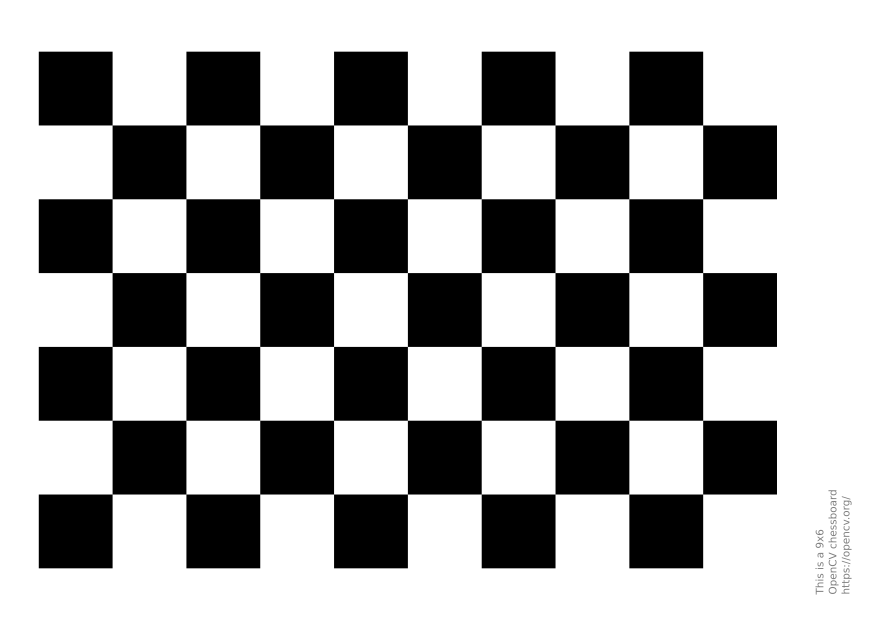
#> input picture LAB/lab07/calibration_wide/pattern.png, 1754 x 1240 px, found by its file name (shown at 1/2 size); the run also reads 1 picture not shown here
$ jupyter execute --allow-errors q1.ipynb
#> lines starting #> are read from the running program, lines starting #| are printed output that depends on the picture; after the words box and inside, x2 and y2 are one past the last pixel; in counts of white or black regions, pixels touching at a corner belong together; long printed decimals are rounded
[cell 1]
import cv2
import numpy as np

image = cv2.imread(r'E:\Computer Vision\LAB\lab07\calibration_wide\pattern.png')
#> image is the input picture: shape (1240, 1754, 3); min 0, max 255, mean 165.4
image = cv2.resize(image, (1280, 720))
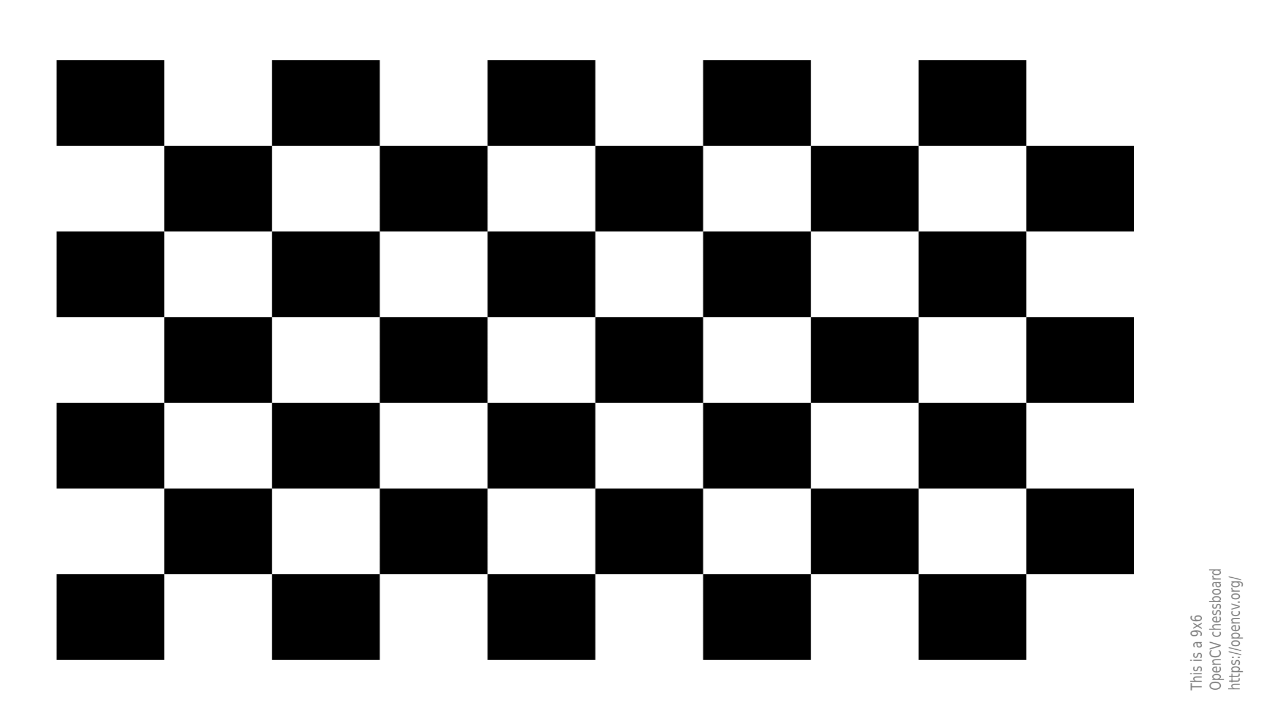
#> image: shape (720, 1280, 3); min 0, max 255, mean 165.5
gray = cv2.cvtColor(image, cv2.COLOR_BGR2GRAY)
checkerboard_size = (9, 6)
ret, corners = cv2.findChessboardCorners(gray, checkerboard_size, None)
#> ret = True; corners = 54 rows, first 8: [163.7, 145.4], [271.5, 145.4], [379.3, 145.4], [487.1, 145.4], [594.8, 145.4], [702.6, 145.4], [810.4, 145.4], [918.2, 145.4]

if ret:
    criteria = (cv2.TERM_CRITERIA_EPS + cv2.TERM_CRITERIA_MAX_ITER,
                30, 0.001)

    refined_corners = cv2.cornerSubPix(gray, corners, (11, 11), (-1, -1), criteria)
#> refined_corners has the same summary as corners

    cv2.drawChessboardCorners(image, checkerboard_size, refined_corners, ret)
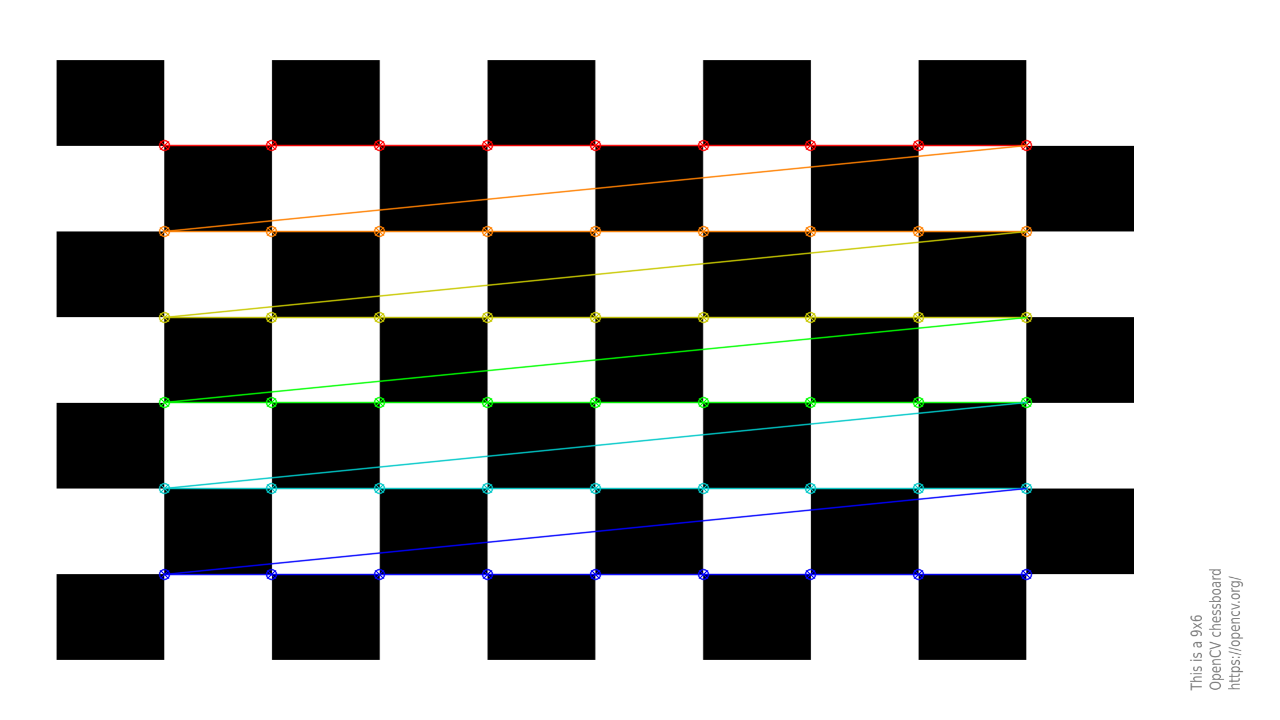
#> image: shape (720, 1280, 3); 3.55% of pixels changed, all inside (x1, y1, x2, y2) = (158, 139, 1033, 581)

    cv2.imshow('Detected Corners', image)
    cv2.waitKey(0)
    cv2.destroyAllWindows()
else:
    print("Checkerboard corners not detected")

[cell 2]
img = cv2.imread("calibration_wide/GOPR0032.jpg")
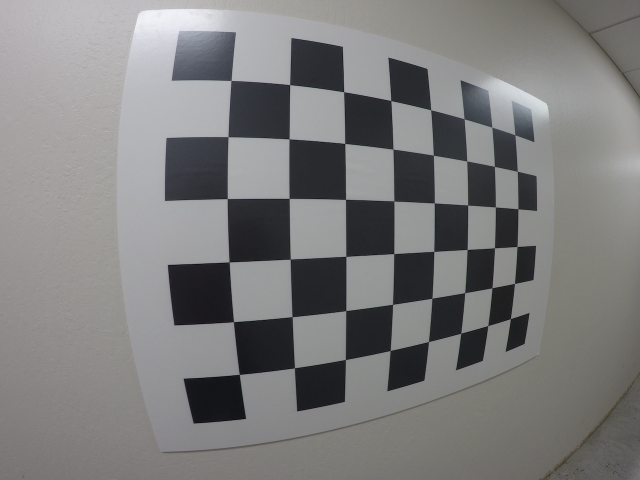
#> input picture LAB/lab08/calibration_wide/GOPR0032.jpg, 1280 x 960 px (shown at 1/2 size)
#> img is the input picture: shape (960, 1280, 3); mean B, G, R 124.7, 124.9, 125.1
gray = cv2.imread("calibration_wide/GOPR0032.jpg", 0)
#> gray: shape (960, 1280); min 0, max 247, mean 124.9

grid_size = (8, 6)
square_size = 30.0  # size of a square

objp = np.zeros((grid_size[0] * grid_size[1], 3), np.float32)
objp[:, :2] = np.mgrid[0:grid_size[0], 0:grid_size[1]].T.reshape(-1, 2)
objp *= square_size


objpoints = []
imgpoints = []

ret, corners = cv2.findChessboardCorners(gray, grid_size, None)
#> corners = 48 rows, first 8: [462.6, 161.3], [579.9, 169.7], [687.9, 184.1], [782.3, 201.7], [862.1, 220.2], [928.7, 238.1], [984.4, 254.6], [1030.1, 270]

if ret:
    criteria = (cv2.TERM_CRITERIA_EPS + cv2.TERM_CRITERIA_MAX_ITER, 30,
0.001)
    refined_corners = cv2.cornerSubPix(gray, corners, (11, 11), (-1, -1),
criteria)
#> refined_corners = 48 rows, first 8: [462.5, 161.3], [580, 169.7], [688.1, 184], [782.2, 201.6], [861.9, 220.1], [928.6, 238.1], [984.3, 254.8], [1030.2, 270]

    objpoints.append(objp)
    imgpoints.append(refined_corners)

    cv2.drawChessboardCorners(img, grid_size, refined_corners, ret)
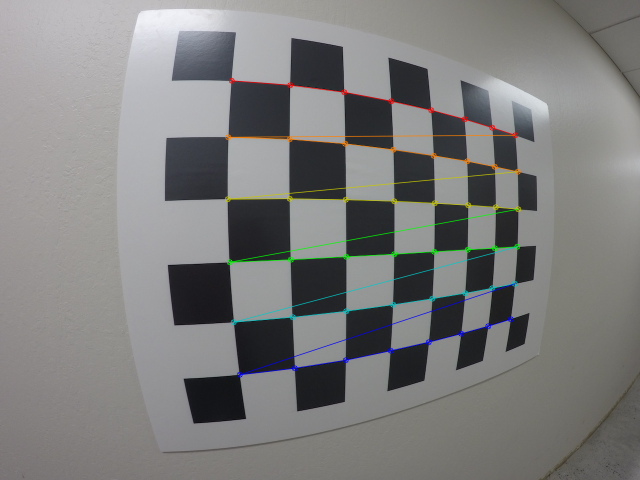
#> img: shape (960, 1280, 3) (shown at 1/2 size); 1.83% of pixels changed, all inside (x1, y1, x2, y2) = (449, 155, 1043, 756)

    ret_calib, mtx, dist, rvecs, tvecs = cv2.calibrateCamera(
        objpoints, imgpoints, gray.shape[::-1], None, None
    )
#> ret_calib = 0.237; mtx = [[510.7, 0, 635.5], [0, 511.4, 497.8], [0, 0, 1]]; dist = [[-0.224, 0.0876, -0.000233, 0.0063, -0.0253]]; rvecs = ([0.0836, -0.297, -0.026],); tvecs = ([-43.49, -83.38, 110.2],)

    print("Camera Matrix (K):\n", mtx)
#| Camera Matrix (K):
#|  [[510.681   0.         635.540]
#|  [  0.         511.358 497.806]
#|  [  0.           0.           1.        ]]
    print("\nDistortion Coeffients (k1, k2, p1, p2, k3):\n", dist.ravel())
#| Distortion Coeffients (k1, k2, p1, p2, k3):
#|  [-0.224  0.08758 -0.0002326   0.006303 -0.02526]

    cv2.namedWindow('Detected Corners', cv2.WINDOW_NORMAL)
    cv2.resizeWindow('Detected Corners', 800, 600)
    cv2.imshow('Detected Corners', img)
    cv2.waitKey(0)
    cv2.destroyAllWindows()
else:
    print("Checkerboard corners could not  found.")

[cell 3]
import numpy as np
import cv2

image_paths = [
    "E:\Computer Vision\LAB\lab07\calibration_wide/GOPR0032.jpg",
    "E:\Computer Vision\LAB\lab07\calibration_wide/GOPR0033.jpg"
]

grid_size = (8, 6)
square_size = 30.0

objp = np.zeros((grid_size[0] * grid_size[1], 3), np.float32)
objp[:, :2] = np.mgrid[0:grid_size[0], 0:grid_size[1]].T.reshape(-1, 2)
objp *= square_size

objpoints = []
imgpoints = []

for path in image_paths:
    img = cv2.imread(path)
    gray = cv2.cvtColor(img, cv2.COLOR_BGR2GRAY)

    ret, corners = cv2.findChessboardCorners(gray, grid_size, None)

    if ret:
        criteria = (cv2.TERM_CRITERIA_EPS + cv2.TERM_CRITERIA_MAX_ITER, 30,
0.001)
        refined_corners = cv2.cornerSubPix(gray, corners, (11, 11), (-1, -1),
criteria)

        objpoints.append(objp)
        imgpoints.append(refined_corners)
        cv2.drawChessboardCorners(img, grid_size, refined_corners, ret)
        cv2.imshow("Corners", img)
        cv2.waitKey(500)
    else:
        print(f"Corners not found in {path}")
#> pass 2 of the loop `for path in image_paths:`:
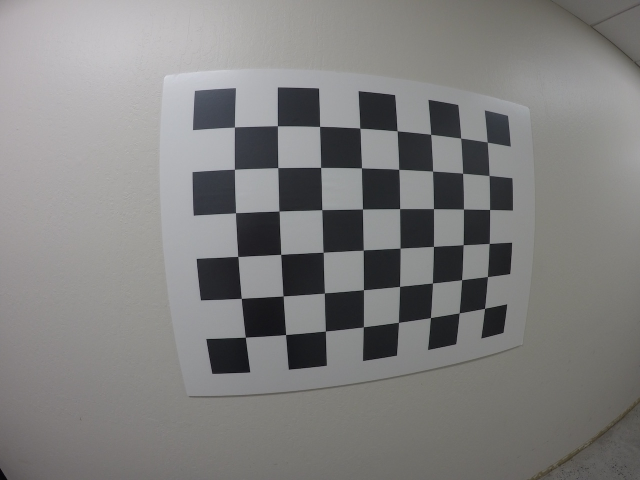
#> input picture LAB/lab07/calibration_wide/GOPR0033.jpg, 1280 x 960 px, found by its file name (shown at 1/2 size)
#> img is the input picture: shape (960, 1280, 3); mean B, G, R 126.8, 127.5, 128.1
#> `ret, corners = cv2.findChessboardCorners(gray, grid_size, None)`: corners = 48 rows, first 8: [469.4, 254.5], [555.3, 252.3], [639.7, 253.2], [720.3, 256.6], [794.7, 262.2], [861.9, 269], [922, 276.5], [974.9, 284.9]
#> `refined_corners = cv2.cornerSubPix(gray, corners, (11, 11), (-1, -1), ..`: refined_corners = 48 rows, first 8: [469.3, 254.5], [555.2, 252.2], [639.9, 253.1], [720.3, 256.7], [794.6, 262.3], [861.9, 269.1], [922, 276.6], [974.8, 284.6]
#> `cv2.drawChessboardCorners(img, grid_size, refined_corners, ret)`:
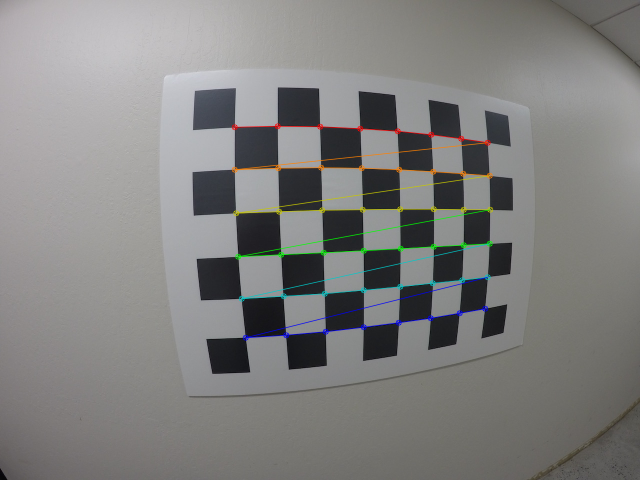
#> img: shape (960, 1280, 3) (shown at 1/2 size); 1.66% of pixels changed, all inside (x1, y1, x2, y2) = (463, 246, 987, 682)

cv2.destroyAllWindows()

ret, mtx, dist, rvecs, tvecs = cv2.calibrateCamera(
    objpoints, imgpoints, gray.shape[::-1], None, None
)
#> ret = 0.207; mtx = [[519.7, 0, 637.4], [0, 520.1, 498.9], [0, 0, 1]]; dist = [[-0.23, 0.0889, -0.00038, 0.00561, -0.0249]]; rvecs = ([0.0857, -0.302, -0.0262], [0.104, -0.171, -0.0393]); tvecs = ([-43.88, -83.61, 112.1], [-58.52, -84.46, 165.4])

print("\n--- Improved Camera Calibration ---")
print("Camera Matrix:\n", mtx)
#| Camera Matrix:
#|  [[519.678   0.         637.371]
#|  [  0.         520.126  498.859]
#|  [  0.           0.           1.        ]]
print("\nDistortion Coefficients:\n", dist.ravel())
#| Distortion Coefficients:
#|  [-0.2297  0.0889 -0.0003796  0.005615   -0.02489]

img = cv2.imread("calibration_wide/GOPR0032.jpg")
h, w = img.shape[:2]
#> h = 960; w = 1280

newcameramtx, roi = cv2.getOptimalNewCameraMatrix(
    mtx, dist, (w, h), 1, (w, h)
)
#> newcameramtx = [[503.8, 0, 617.9], [0, 290.3, 399], [0, 0, 1]]; roi = (0, 121, 1240, 535)

dst = cv2.undistort(img, mtx, dist, None, newcameramtx)
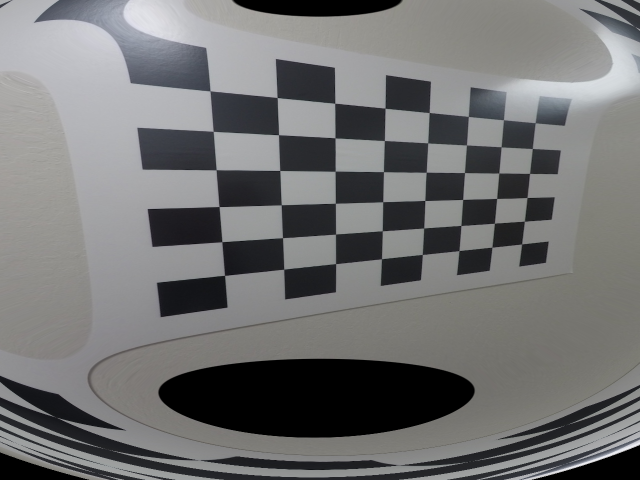
#> dst: shape (960, 1280, 3) (shown at 1/2 size); mean B, G, R 114.6, 114.5, 114.1

x, y, w, h = roi
#> x = 0; y = 121; w = 1240; h = 535
dst_cropped = dst[y:y+h, x:x+w]
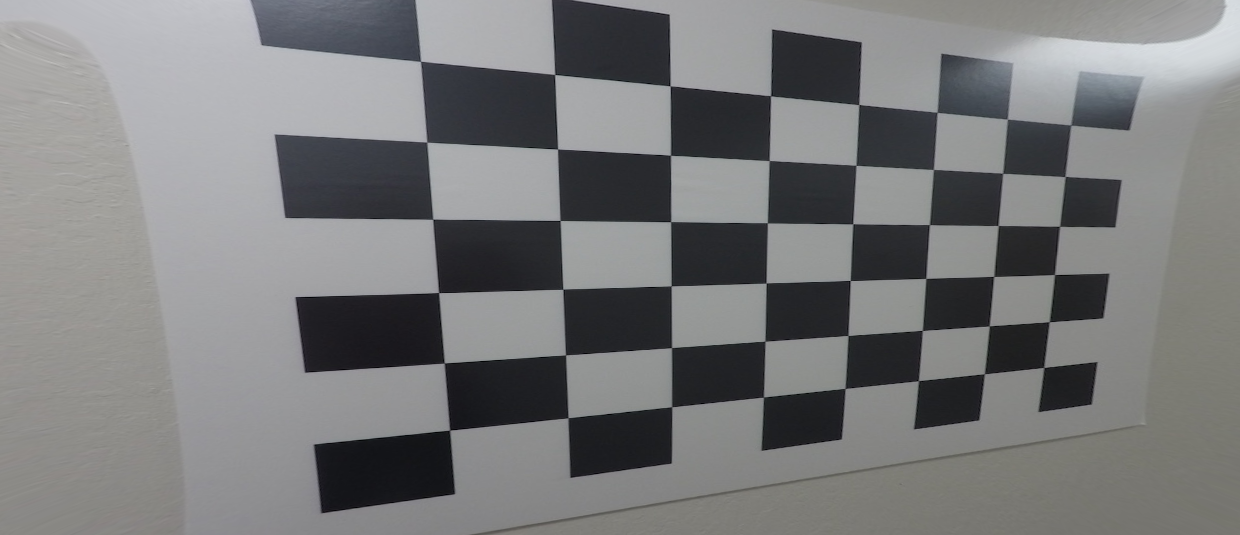
#> dst_cropped: shape (535, 1240, 3); mean B, G, R 122.8, 122.1, 121.4

scale = 0.5  # resize to 50% (adjust as needed)

orig_resized = cv2.resize(img, None, fx=scale, fy=scale)
undist_resized = cv2.resize(dst, None, fx=scale, fy=scale)
crop_resized = cv2.resize(dst_cropped, None, fx=scale, fy=scale)

cv2.imshow("Original Image", orig_resized)
cv2.imshow("Undistorted Image", undist_resized)
cv2.imshow("Cropped", crop_resized)

cv2.waitKey(0)
cv2.destroyAllWindows()

[cell 4]
import cv2
import numpy as np

img = cv2.imread("E:\Computer Vision\LAB\lab07\calibration_wide/test_image.jpg")
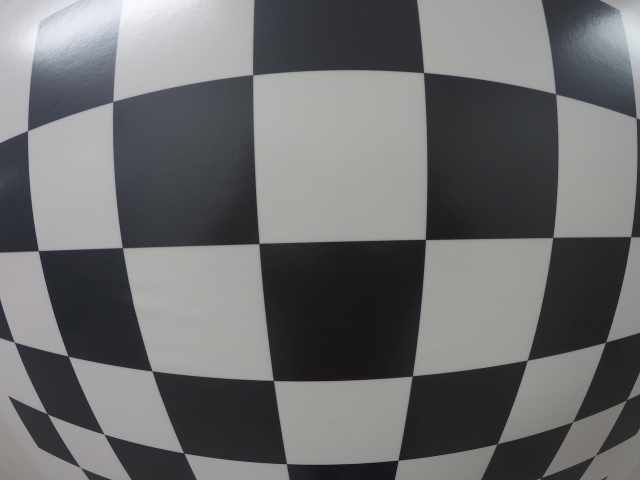
#> input picture LAB/lab07/calibration_wide/test_image.jpg, 1280 x 960 px, found by its file name (shown at 1/2 size)
#> img is the input picture: shape (960, 1280, 3); mean B, G, R 110.7, 109.5, 109.1
h, w = img.shape[:2]
#> h = 960; w = 1280

mtx = np.array([ [519.67834689, 0, 637.37077273], [0, 520.12635383, 498.85863068], [0, 0, 1]
])

dist = np.array([-0.22965926, 0.08890073, -0.00037958, 0.005615, 0.02489101])
dst = cv2.undistort(img, mtx, dist, None, mtx)
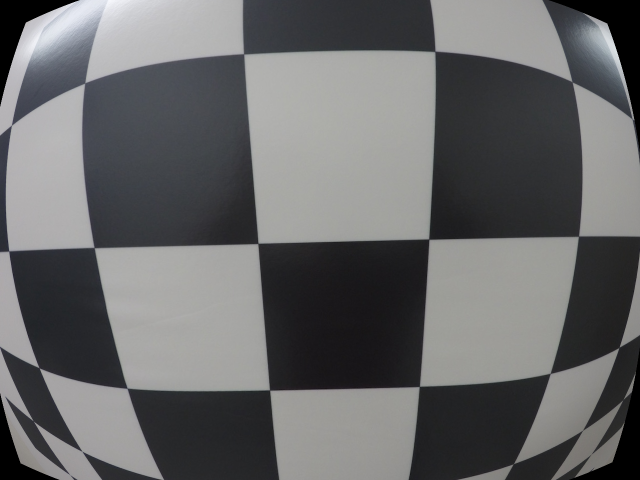
#> dst: shape (960, 1280, 3) (shown at 1/2 size); mean B, G, R 104.6, 103.7, 103.3
combined = np.hstack((img, dst))
scale = 0.5
combined_resized = cv2.resize(combined, None, fx=scale, fy=scale)
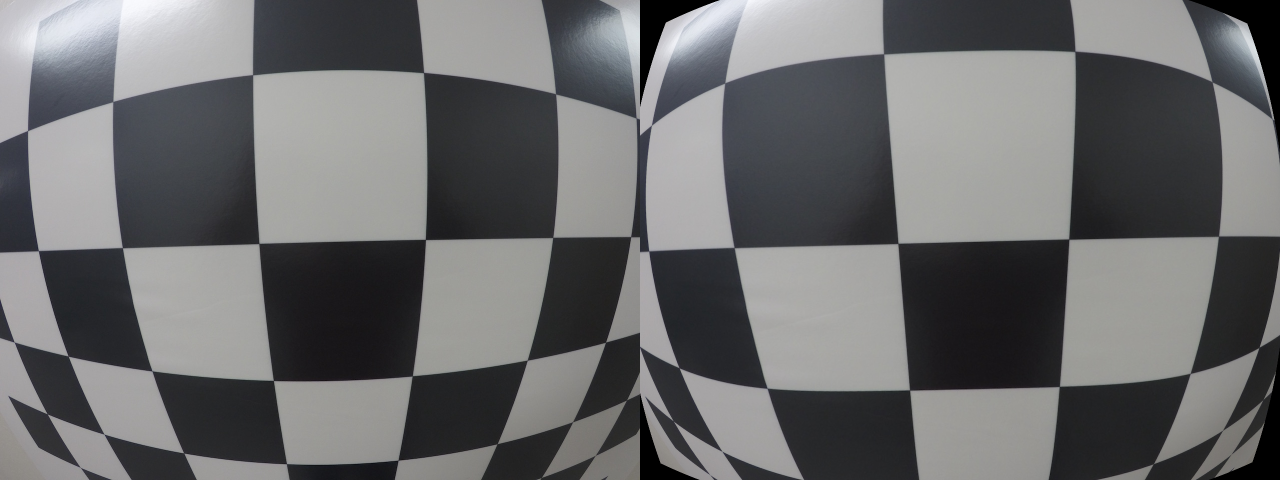
#> combined_resized: shape (480, 1280, 3); mean B, G, R 107.8, 106.7, 106.3

cv2.imshow("Original vs Undistorted", combined_resized)
cv2.waitKey(0)
cv2.destroyAllWindows()
